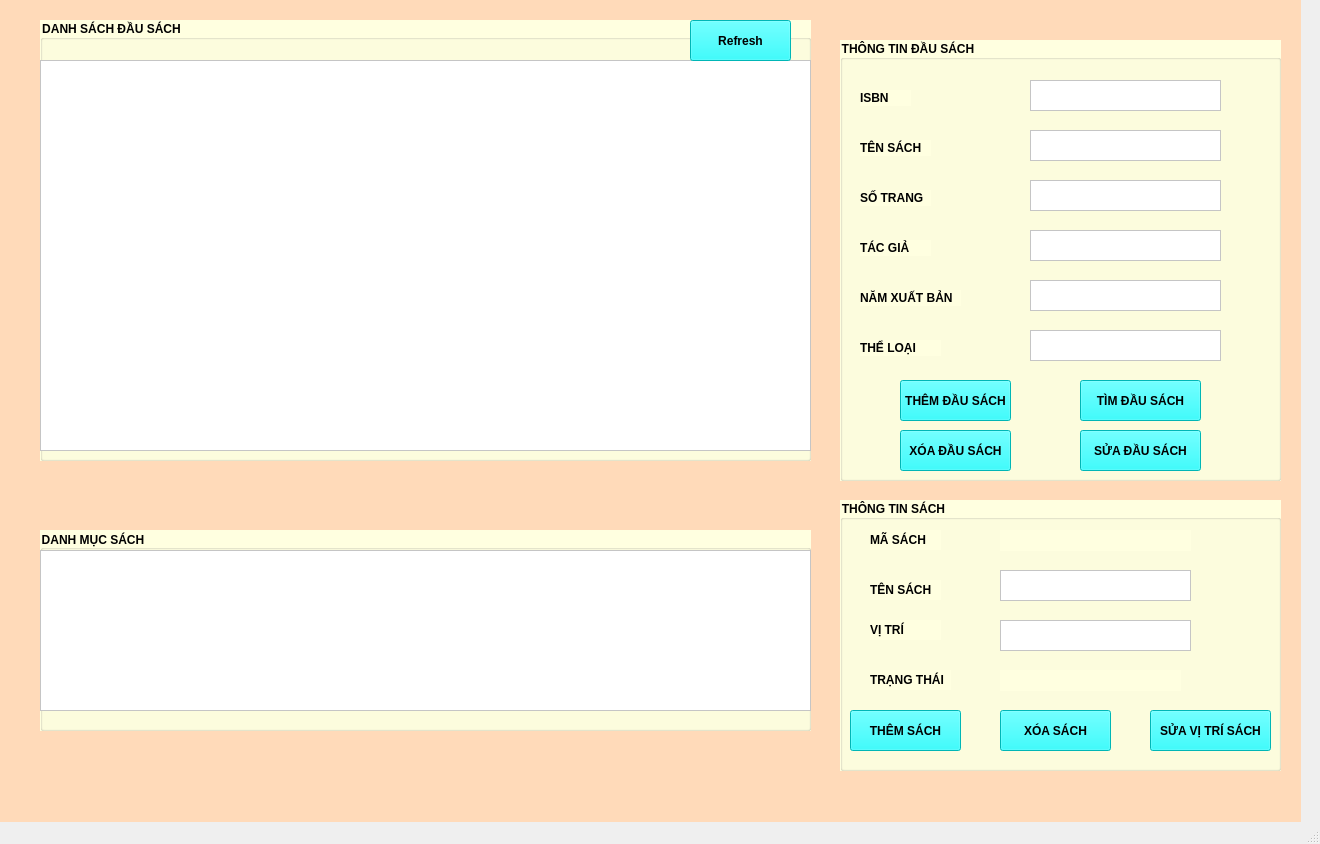
<?xml version="1.0" encoding="UTF-8"?>
<ui version="4.0">
 <class>Headbook</class>
 <widget class="QMainWindow" name="Headbook">
  <property name="geometry">
   <rect>
    <x>0</x>
    <y>0</y>
    <width>1320</width>
    <height>844</height>
   </rect>
  </property>
  <property name="windowTitle">
   <string>ĐẦU SÁCH</string>
  </property>
  <widget class="QWidget" name="centralwidget">
   <widget class="QGroupBox" name="groupBox">
    <property name="geometry">
     <rect>
      <x>840</x>
      <y>40</y>
      <width>441</width>
      <height>441</height>
     </rect>
    </property>
    <property name="font">
     <font>
      <bold>true</bold>
     </font>
    </property>
    <property name="styleSheet">
     <string notr="true">background-color: rgb(255, 255, 224);</string>
    </property>
    <property name="title">
     <string>THÔNG TIN ĐẦU SÁCH</string>
    </property>
    <widget class="QPlainTextEdit" name="txtISBN">
     <property name="geometry">
      <rect>
       <x>190</x>
       <y>40</y>
       <width>191</width>
       <height>31</height>
      </rect>
     </property>
     <property name="font">
      <font>
       <bold>true</bold>
      </font>
     </property>
     <property name="styleSheet">
      <string notr="true">background-color: rgb(255, 255, 255);</string>
     </property>
    </widget>
    <widget class="QPlainTextEdit" name="txtBookname">
     <property name="geometry">
      <rect>
       <x>190</x>
       <y>90</y>
       <width>191</width>
       <height>31</height>
      </rect>
     </property>
     <property name="font">
      <font>
       <bold>true</bold>
      </font>
     </property>
     <property name="styleSheet">
      <string notr="true">background-color: rgb(255, 255, 255);</string>
     </property>
    </widget>
    <widget class="QPlainTextEdit" name="txtPagesNumber">
     <property name="geometry">
      <rect>
       <x>190</x>
       <y>140</y>
       <width>191</width>
       <height>31</height>
      </rect>
     </property>
     <property name="font">
      <font>
       <bold>true</bold>
      </font>
     </property>
     <property name="styleSheet">
      <string notr="true">background-color: rgb(255, 255, 255);</string>
     </property>
    </widget>
    <widget class="QPlainTextEdit" name="txtAuthor">
     <property name="geometry">
      <rect>
       <x>190</x>
       <y>190</y>
       <width>191</width>
       <height>31</height>
      </rect>
     </property>
     <property name="font">
      <font>
       <bold>true</bold>
      </font>
     </property>
     <property name="styleSheet">
      <string notr="true">background-color: rgb(255, 255, 255);</string>
     </property>
    </widget>
    <widget class="QPlainTextEdit" name="txtPublishingYear">
     <property name="geometry">
      <rect>
       <x>190</x>
       <y>240</y>
       <width>191</width>
       <height>31</height>
      </rect>
     </property>
     <property name="font">
      <font>
       <bold>true</bold>
      </font>
     </property>
     <property name="styleSheet">
      <string notr="true">background-color: rgb(255, 255, 255);</string>
     </property>
    </widget>
    <widget class="QPlainTextEdit" name="txtTypeHeadbook">
     <property name="geometry">
      <rect>
       <x>190</x>
       <y>290</y>
       <width>191</width>
       <height>31</height>
      </rect>
     </property>
     <property name="font">
      <font>
       <bold>true</bold>
      </font>
     </property>
     <property name="styleSheet">
      <string notr="true">background-color: rgb(255, 255, 255);</string>
     </property>
    </widget>
    <widget class="QLabel" name="label">
     <property name="geometry">
      <rect>
       <x>20</x>
       <y>50</y>
       <width>51</width>
       <height>16</height>
      </rect>
     </property>
     <property name="font">
      <font>
       <bold>true</bold>
      </font>
     </property>
     <property name="text">
      <string>ISBN</string>
     </property>
    </widget>
    <widget class="QLabel" name="label_2">
     <property name="geometry">
      <rect>
       <x>20</x>
       <y>100</y>
       <width>71</width>
       <height>16</height>
      </rect>
     </property>
     <property name="font">
      <font>
       <bold>true</bold>
      </font>
     </property>
     <property name="text">
      <string>TÊN SÁCH</string>
     </property>
    </widget>
    <widget class="QLabel" name="label_3">
     <property name="geometry">
      <rect>
       <x>20</x>
       <y>150</y>
       <width>71</width>
       <height>16</height>
      </rect>
     </property>
     <property name="font">
      <font>
       <bold>true</bold>
      </font>
     </property>
     <property name="text">
      <string>SỐ TRANG</string>
     </property>
    </widget>
    <widget class="QLabel" name="label_4">
     <property name="geometry">
      <rect>
       <x>20</x>
       <y>200</y>
       <width>71</width>
       <height>16</height>
      </rect>
     </property>
     <property name="font">
      <font>
       <bold>true</bold>
      </font>
     </property>
     <property name="text">
      <string>TÁC GIẢ</string>
     </property>
    </widget>
    <widget class="QLabel" name="label_5">
     <property name="geometry">
      <rect>
       <x>20</x>
       <y>250</y>
       <width>101</width>
       <height>16</height>
      </rect>
     </property>
     <property name="font">
      <font>
       <bold>true</bold>
      </font>
     </property>
     <property name="text">
      <string>NĂM XUẤT BẢN</string>
     </property>
    </widget>
    <widget class="QLabel" name="label_6">
     <property name="geometry">
      <rect>
       <x>20</x>
       <y>300</y>
       <width>81</width>
       <height>16</height>
      </rect>
     </property>
     <property name="font">
      <font>
       <bold>true</bold>
      </font>
     </property>
     <property name="text">
      <string>THỂ LOẠI</string>
     </property>
    </widget>
    <widget class="QPushButton" name="btnAddHeadbook">
     <property name="geometry">
      <rect>
       <x>60</x>
       <y>340</y>
       <width>111</width>
       <height>41</height>
      </rect>
     </property>
     <property name="font">
      <font>
       <bold>true</bold>
      </font>
     </property>
     <property name="styleSheet">
      <string notr="true">background-color: rgb(0, 255, 255);</string>
     </property>
     <property name="text">
      <string>THÊM ĐẦU SÁCH</string>
     </property>
    </widget>
    <widget class="QPushButton" name="btnRemoveHeadBook">
     <property name="geometry">
      <rect>
       <x>60</x>
       <y>390</y>
       <width>111</width>
       <height>41</height>
      </rect>
     </property>
     <property name="font">
      <font>
       <bold>true</bold>
      </font>
     </property>
     <property name="styleSheet">
      <string notr="true">background-color: rgb(0, 255, 255);</string>
     </property>
     <property name="text">
      <string>XÓA ĐẦU SÁCH</string>
     </property>
    </widget>
    <widget class="QPushButton" name="btnFindHeadBook">
     <property name="geometry">
      <rect>
       <x>240</x>
       <y>340</y>
       <width>121</width>
       <height>41</height>
      </rect>
     </property>
     <property name="font">
      <font>
       <bold>true</bold>
      </font>
     </property>
     <property name="styleSheet">
      <string notr="true">background-color: rgb(0, 255, 255);</string>
     </property>
     <property name="text">
      <string>TÌM ĐẦU SÁCH</string>
     </property>
    </widget>
    <widget class="QPushButton" name="btnFixHeadBook">
     <property name="geometry">
      <rect>
       <x>240</x>
       <y>390</y>
       <width>121</width>
       <height>41</height>
      </rect>
     </property>
     <property name="font">
      <font>
       <bold>true</bold>
      </font>
     </property>
     <property name="styleSheet">
      <string notr="true">background-color: rgb(0, 255, 255);</string>
     </property>
     <property name="text">
      <string>SỬA ĐẦU SÁCH</string>
     </property>
    </widget>
   </widget>
   <widget class="QGroupBox" name="groupBox_2">
    <property name="geometry">
     <rect>
      <x>40</x>
      <y>20</y>
      <width>771</width>
      <height>441</height>
     </rect>
    </property>
    <property name="font">
     <font>
      <bold>true</bold>
     </font>
    </property>
    <property name="styleSheet">
     <string notr="true">background-color: rgb(255, 255, 224);</string>
    </property>
    <property name="title">
     <string>DANH SÁCH ĐẦU SÁCH</string>
    </property>
    <widget class="QTableView" name="TableListHeadbook">
     <property name="geometry">
      <rect>
       <x>0</x>
       <y>40</y>
       <width>771</width>
       <height>391</height>
      </rect>
     </property>
     <property name="font">
      <font>
       <bold>true</bold>
      </font>
     </property>
     <property name="styleSheet">
      <string notr="true">background-color: rgb(255, 255, 255);</string>
     </property>
    </widget>
    <widget class="QPushButton" name="BtnRefresh">
     <property name="geometry">
      <rect>
       <x>650</x>
       <y>0</y>
       <width>101</width>
       <height>41</height>
      </rect>
     </property>
     <property name="font">
      <font>
       <bold>true</bold>
      </font>
     </property>
     <property name="styleSheet">
      <string notr="true">background-color: rgb(0, 255, 255);</string>
     </property>
     <property name="text">
      <string>Refresh</string>
     </property>
    </widget>
   </widget>
   <widget class="QGroupBox" name="groupBox_3">
    <property name="geometry">
     <rect>
      <x>40</x>
      <y>530</y>
      <width>771</width>
      <height>201</height>
     </rect>
    </property>
    <property name="font">
     <font>
      <bold>true</bold>
     </font>
    </property>
    <property name="styleSheet">
     <string notr="true">background-color: rgb(255, 255, 224);</string>
    </property>
    <property name="title">
     <string>DANH MỤC SÁCH</string>
    </property>
    <widget class="QTableView" name="tableListBook">
     <property name="geometry">
      <rect>
       <x>0</x>
       <y>20</y>
       <width>771</width>
       <height>161</height>
      </rect>
     </property>
     <property name="font">
      <font>
       <bold>true</bold>
      </font>
     </property>
     <property name="styleSheet">
      <string notr="true">background-color: rgb(255, 255, 224);
background-color: rgb(255, 255, 255);</string>
     </property>
    </widget>
   </widget>
   <widget class="QGroupBox" name="groupBox_4">
    <property name="geometry">
     <rect>
      <x>840</x>
      <y>500</y>
      <width>441</width>
      <height>271</height>
     </rect>
    </property>
    <property name="font">
     <font>
      <bold>true</bold>
     </font>
    </property>
    <property name="styleSheet">
     <string notr="true">background-color: rgb(255, 255, 224);</string>
    </property>
    <property name="title">
     <string>THÔNG TIN SÁCH</string>
    </property>
    <widget class="QPlainTextEdit" name="txtBookName">
     <property name="geometry">
      <rect>
       <x>160</x>
       <y>70</y>
       <width>191</width>
       <height>31</height>
      </rect>
     </property>
     <property name="font">
      <font>
       <bold>true</bold>
      </font>
     </property>
     <property name="styleSheet">
      <string notr="true">background-color: rgb(255, 255, 255);</string>
     </property>
    </widget>
    <widget class="QPushButton" name="btnAddBook">
     <property name="geometry">
      <rect>
       <x>10</x>
       <y>210</y>
       <width>111</width>
       <height>41</height>
      </rect>
     </property>
     <property name="font">
      <font>
       <bold>true</bold>
      </font>
     </property>
     <property name="styleSheet">
      <string notr="true">background-color: rgb(0, 255, 255);</string>
     </property>
     <property name="text">
      <string>THÊM SÁCH</string>
     </property>
    </widget>
    <widget class="QPushButton" name="btnDeleteBook">
     <property name="geometry">
      <rect>
       <x>160</x>
       <y>210</y>
       <width>111</width>
       <height>41</height>
      </rect>
     </property>
     <property name="font">
      <font>
       <bold>true</bold>
      </font>
     </property>
     <property name="styleSheet">
      <string notr="true">background-color: rgb(0, 255, 255);</string>
     </property>
     <property name="text">
      <string>XÓA SÁCH</string>
     </property>
    </widget>
    <widget class="QLabel" name="label_7">
     <property name="geometry">
      <rect>
       <x>30</x>
       <y>80</y>
       <width>71</width>
       <height>20</height>
      </rect>
     </property>
     <property name="font">
      <font>
       <bold>true</bold>
      </font>
     </property>
     <property name="text">
      <string>TÊN SÁCH</string>
     </property>
    </widget>
    <widget class="QLabel" name="label_8">
     <property name="geometry">
      <rect>
       <x>30</x>
       <y>30</y>
       <width>71</width>
       <height>20</height>
      </rect>
     </property>
     <property name="font">
      <font>
       <bold>true</bold>
      </font>
     </property>
     <property name="text">
      <string>MÃ SÁCH</string>
     </property>
    </widget>
    <widget class="QPlainTextEdit" name="txtLocation">
     <property name="geometry">
      <rect>
       <x>160</x>
       <y>120</y>
       <width>191</width>
       <height>31</height>
      </rect>
     </property>
     <property name="font">
      <font>
       <bold>true</bold>
      </font>
     </property>
     <property name="styleSheet">
      <string notr="true">background-color: rgb(255, 255, 255);</string>
     </property>
    </widget>
    <widget class="QLabel" name="label_9">
     <property name="geometry">
      <rect>
       <x>30</x>
       <y>170</y>
       <width>81</width>
       <height>20</height>
      </rect>
     </property>
     <property name="font">
      <font>
       <bold>true</bold>
      </font>
     </property>
     <property name="text">
      <string>TRẠNG THÁI</string>
     </property>
    </widget>
    <widget class="QLabel" name="label_10">
     <property name="geometry">
      <rect>
       <x>30</x>
       <y>120</y>
       <width>71</width>
       <height>20</height>
      </rect>
     </property>
     <property name="font">
      <font>
       <bold>true</bold>
      </font>
     </property>
     <property name="text">
      <string>VỊ TRÍ</string>
     </property>
    </widget>
    <widget class="QPushButton" name="btnFixBook">
     <property name="geometry">
      <rect>
       <x>310</x>
       <y>210</y>
       <width>121</width>
       <height>41</height>
      </rect>
     </property>
     <property name="font">
      <font>
       <bold>true</bold>
      </font>
     </property>
     <property name="styleSheet">
      <string notr="true">background-color: rgb(0, 255, 255);</string>
     </property>
     <property name="text">
      <string>SỬA VỊ TRÍ SÁCH</string>
     </property>
    </widget>
    <widget class="QLabel" name="lbBookID">
     <property name="geometry">
      <rect>
       <x>160</x>
       <y>30</y>
       <width>191</width>
       <height>21</height>
      </rect>
     </property>
     <property name="font">
      <font>
       <bold>true</bold>
      </font>
     </property>
     <property name="text">
      <string/>
     </property>
    </widget>
    <widget class="QLabel" name="lbBookStatus">
     <property name="geometry">
      <rect>
       <x>160</x>
       <y>170</y>
       <width>181</width>
       <height>21</height>
      </rect>
     </property>
     <property name="font">
      <font>
       <bold>true</bold>
      </font>
     </property>
     <property name="text">
      <string/>
     </property>
    </widget>
   </widget>
   <widget class="QLabel" name="label_11">
    <property name="geometry">
     <rect>
      <x>0</x>
      <y>0</y>
      <width>1301</width>
      <height>841</height>
     </rect>
    </property>
    <property name="styleSheet">
     <string notr="true">background-color: rgb(255, 218, 185);</string>
    </property>
    <property name="text">
     <string/>
    </property>
   </widget>
   <zorder>label_11</zorder>
   <zorder>groupBox</zorder>
   <zorder>groupBox_2</zorder>
   <zorder>groupBox_3</zorder>
   <zorder>groupBox_4</zorder>
  </widget>
  <widget class="QStatusBar" name="statusbar"/>
 </widget>
 <resources/>
 <connections/>
</ui>
